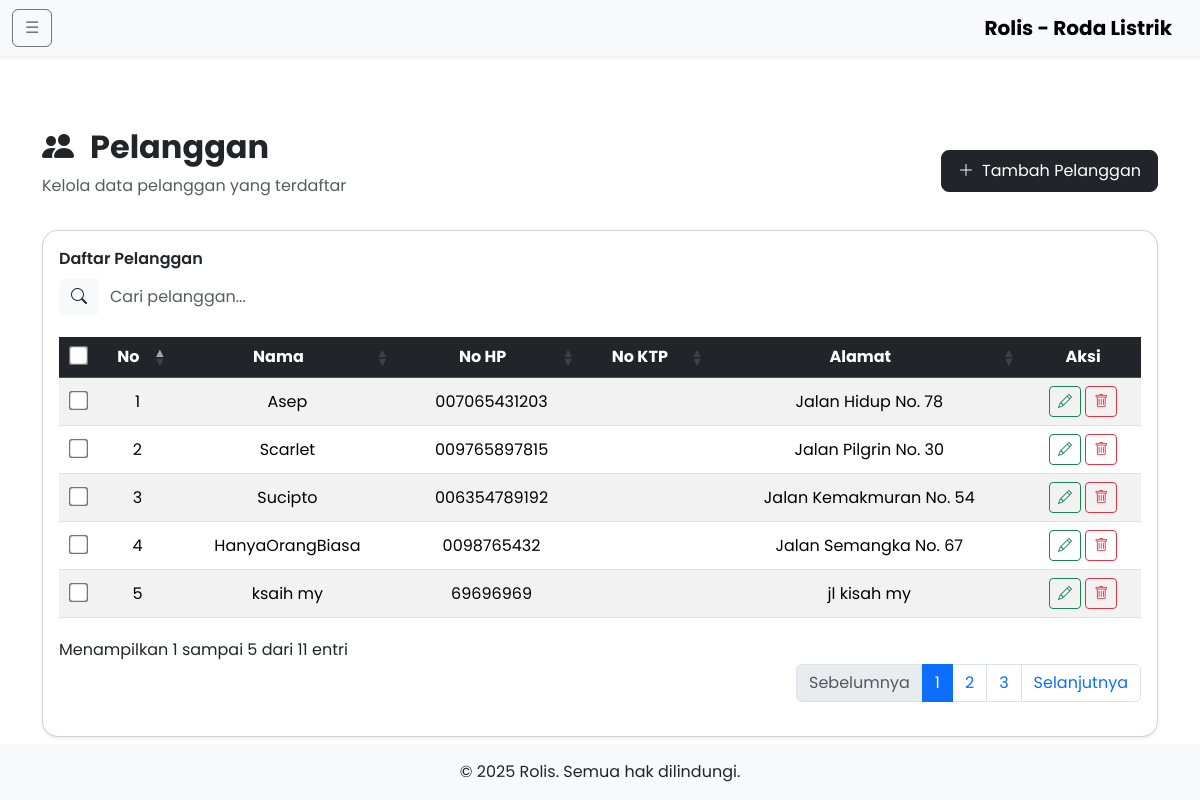
Page /admin-site/customers/index_customers.php on the committed database.
### tables this page shows
CREATE TABLE IF NOT EXISTS `pelanggan` (
  `id_pelanggan` bigint NOT NULL AUTO_INCREMENT,
  `nama` varchar(255) NOT NULL,
  `alamat` varchar(255) NOT NULL,
  `no_hp` varchar(13) NOT NULL,
  `no_ktp` varchar(16) DEFAULT NULL,
  `email` varchar(100) DEFAULT NULL,
  `tgl_beli` date DEFAULT NULL,
  `keterangan` text,
  PRIMARY KEY (`id_pelanggan`)
);

### admin-site/customers/index_customers.php (the view, shortened to what this page needs)
<?php
 include "../includes/header.php";
 require_once "../includes/db.php";
 $result = mysqli_query($conn, "SELECT * FROM pelanggan ORDER BY id_pelanggan DESC");
 $rows = mysqli_fetch_all($result, MYSQLI_ASSOC);
 ?>
<main class="container mt-5 pt-4">
  <div class="d-flex justify-content-between align-items-center mb-3">
    <div>
      <h2 class="fw-bold">
        <i class="bi bi-people-fill me-3"></i>Pelanggan
      </h2>
      <p class="text-muted">Kelola data pelanggan yang terdaftar</p>
    </div>
    <a href="tambah_customers.php" class="btn btn-dark rounded-3 px-3 py-2 d-flex align-items-center gap-2">
      <i class="bi bi-plus-lg"></i> Tambah Pelanggan
    </a>
  </div>
  <div class="card rounded-4 shadow-sm p-3">
    <div class="mb-3">
      <label for="searchInput" class="form-label fw-semibold">Daftar Pelanggan</label>
      <div class="input-group">
        <span class="input-group-text bg-light border-0" id="searchIcon"><i class="bi bi-search"></i></span>
        <input type="text" id="searchInput" class="form-control border-0" placeholder="Cari pelanggan..." aria-label="Cari pelanggan" aria-describedby="searchIcon">
      </div>
    </div>
    <div class="table-responsive">
      <table id="customersTable" class="table table-striped table-hover align-middle">
        <thead class="table-dark">
          <tr>
            <th class="text-center" scope="col"><input type="checkbox" id="selectAll" style="transform: scale(1.5);"></th>
            <th class="text-center" scope="col">No</th>
            <th class="text-center">Nama</th>
            <th class="text-center">No HP</th>
            <th class="text-center">No KTP</th>
            <th class="text-center">Alamat</th>
            <th class="text-center">Aksi</th>
          </tr>
        </thead>
        <tbody>
          <?php if (!empty($rows)): ?>
            <?php $no = 1; ?>
            <?php foreach ($rows as $row): ?>
              <tr>
                <td class="text-center"><input type="checkbox" class="row-checkbox" value="<?= $row['id_pelanggan'] ?>" style="transform: scale(1.5);"></td>
                <td class="text-center"><?= $no++ ?></td>
                <td class="text-center"><?= htmlspecialchars($row['nama']) ?></td>
                <td class="text-center"><?= htmlspecialchars($row['no_hp']) ?></td>
                <td class="text-center"><?= htmlspecialchars($row['no_ktp']) ?></td>
                <td class="text-center"><?= htmlspecialchars($row['alamat']) ?></td>
                <td class="text-center">
                  <a href="edit_customers.php?id=<?= $row['id_pelanggan'] ?>" class="btn btn-outline-success btn-sm" title="Sunting" onclick="event.stopPropagation();"><i class="bi bi-pencil"></i></a>
                  <a href="#" class="btn btn-outline-danger btn-sm delete-btn" title="Hapus" onclick="confirmDelete(<?= $row['id_pelanggan'] ?>); event.stopPropagation();"><i class="bi bi-trash"></i></a>
                </td>
              </tr>
            <?php endforeach; ?>
          <?php endif; ?>
        </tbody>
      </table>
    </div>
  </div>
</main>
<?php include "../includes/footer.php"; ?>

### public/assets/css/custom.css (style rules this page uses)
body { font-family: "Poppins", sans-serif; }
body.d-flex { min-height: 100vh; flex-direction: column; }
main { flex: 1 0 auto; }

### rows in the picture
pelanggan: nama "Asep", no_hp "007065431203", alamat "Jalan Hidup No. 78"
pelanggan: nama "Scarlet", no_hp "009765897815", alamat "Jalan Pilgrin No. 30"
pelanggan: nama "Sucipto", no_hp "006354789192", alamat "Jalan Kemakmuran No. 54"
pelanggan: nama "HanyaOrangBiasa", no_hp "0098765432", alamat "Jalan Semangka No. 67"
pelanggan: nama "ksaih my", no_hp "69696969", alamat "jl kisah my"
